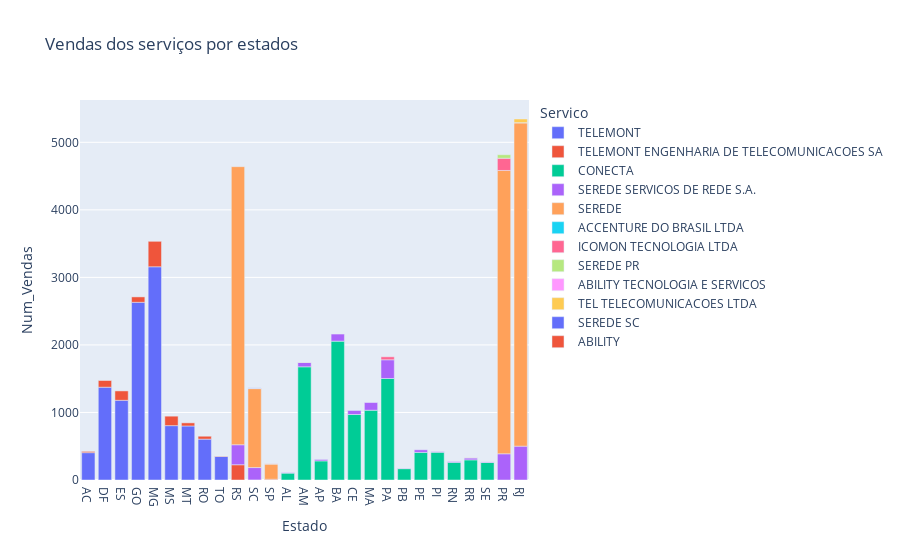

Notebook code for this chart:
### Markdown cell above
#### Como dito ateriormente, prestação de serviço rápido passa ao cliente uma visão de atenção, ele se sente especial. E os dados não dizem o contrario. Observe a empresa prestadora de serviço "Serede" no gráfico pizza perceba como ela se destaca no número de vendas, sendo responsavel por quase 40% das vendas. Agora olhe o gráfico anterior de media de duração de instalação por serviço, justamente a empresa que se destaca é a SEREDE, com a menor média de tempo para prestar serviço

### Code cell
vendas_servico_estado = df_analytics.groupby(['Estado', 'Servico'])['Num_Vendas'].sum().reset_index()

px.bar(vendas_servico_estado, x = 'Estado', y = 'Num_Vendas', color = 'Servico', title = 'Vendas dos serviços por estados')

### Figure 1 — Plotly figure (JSON) as saved in the notebook; plotly's stock layout.template omitted (floating-point values rounded to 4 significant figures)
{"data": [{"alignmentgroup": "True", "hovertemplate": "Servico=TELEMONT<br>Estado=%{x}<br>Num_Vendas=%{y}<extra></extra>", "legendgroup": "TELEMONT", "marker": {"color": "#636efa", "pattern": {"shape": ""}}, "name": "TELEMONT", "offsetgroup": "TELEMONT", "orientation": "v", "showlegend": true, "textposition": "auto", "type": "bar", "x": ["AC", "DF", "ES", "GO", "MG", "MS", "MT", "RO", "TO"], "xaxis": "x", "y": [405, 1374, 1180, 2631, 3157, 805, 800, 605, 349], "yaxis": "y"}, {"alignmentgroup": "True", "hovertemplate": "Servico=TELEMONT ENGENHARIA DE TELECOMUNICACOES SA<br>Estado=%{x}<br>Num_Vendas=%{y}<extra></extra>", "legendgroup": "TELEMONT ENGENHARIA DE TELECOMUNICACOES SA", "marker": {"color": "#EF553B", "pattern": {"shape": ""}}, "name": "TELEMONT ENGENHARIA DE TELECOMUNICACOES SA", "offsetgroup": "TELEMONT ENGENHARIA DE TELECOMUNICACOES SA", "orientation": "v", "showlegend": true, "textposition": "auto", "type": "bar", "x": ["AC", "DF", "ES", "GO", "MG", "MS", "MT", "RO", "RS", "SC", "SP", "TO"], "xaxis": "x", "y": [18, 99, 139, 80, 377, 140, 46, 43, 226, 1, 11, 6], "yaxis": "y"}, {"alignmentgroup": "True", "hovertemplate": "Servico=CONECTA<br>Estado=%{x}<br>Num_Vendas=%{y}<extra></extra>", "legendgroup": "CONECTA", "marker": {"color": "#00cc96", "pattern": {"shape": ""}}, "name": "CONECTA", "offsetgroup": "CONECTA", "orientation": "v", "showlegend": true, "textposition": "auto", "type": "bar", "x": ["AL", "AM", "AP", "BA", "CE", "MA", "PA", "PB", "PE", "PI", "RN", "RR", "SE"], "xaxis": "x", "y": [102, 1676, 283, 2056, 970, 1033, 1503, 168, 409, 411, 261, 298, 259], "yaxis": "y"}, {"alignmentgroup": "True", "hovertemplate": "Servico=SEREDE SERVICOS DE REDE S.A.<br>Estado=%{x}<br>Num_Vendas=%{y}<extra></extra>", "legendgroup": "SEREDE SERVICOS DE REDE S.A.", "marker": {"color": "#ab63fa", "pattern": {"shape": ""}}, "name": "SEREDE SERVICOS DE REDE S.A.", "offsetgroup": "SEREDE SERVICOS DE REDE S.A.", "orientation": "v", "showlegend": true, "textposition": "auto", "type": "bar", "x": ["AL", "AM", "AP", "BA", "CE", "MA", "PA", "PB", "PE", "PI", "PR", "RJ", "RN", "RR", "RS", "SC", "SE"], "xaxis": "x", "y": [7, 64, 21, 105, 64, 114, 277, 5, 38, 9, 388, 501, 12, 29, 296, 183, 9], "yaxis": "y"}, {"alignmentgroup": "True", "hovertemplate": "Servico=SEREDE<br>Estado=%{x}<br>Num_Vendas=%{y}<extra></extra>", "legendgroup": "SEREDE", "marker": {"color": "#FFA15A", "pattern": {"shape": ""}}, "name": "SEREDE", "offsetgroup": "SEREDE", "orientation": "v", "showlegend": true, "textposition": "auto", "type": "bar", "x": ["AM", "PR", "RJ", "RR", "RS", "SC", "SP"], "xaxis": "x", "y": [3, 4195, 4787, 2, 4117, 1169, 227], "yaxis": "y"}, {"alignmentgroup": "True", "hovertemplate": "Servico=ACCENTURE DO BRASIL LTDA<br>Estado=%{x}<br>Num_Vendas=%{y}<extra></extra>", "legendgroup": "ACCENTURE DO BRASIL LTDA", "marker": {"color": "#19d3f3", "pattern": {"shape": ""}}, "name": "ACCENTURE DO BRASIL LTDA", "offsetgroup": "ACCENTURE DO BRASIL LTDA", "orientation": "v", "showlegend": true, "textposition": "auto", "type": "bar", "x": ["CE"], "xaxis": "x", "y": [1], "yaxis": "y"}, {"alignmentgroup": "True", "hovertemplate": "Servico=ICOMON TECNOLOGIA LTDA<br>Estado=%{x}<br>Num_Vendas=%{y}<extra></extra>", "legendgroup": "ICOMON TECNOLOGIA LTDA", "marker": {"color": "#FF6692", "pattern": {"shape": ""}}, "name": "ICOMON TECNOLOGIA LTDA", "offsetgroup": "ICOMON TECNOLOGIA LTDA", "orientation": "v", "showlegend": true, "textposition": "auto", "type": "bar", "x": ["PA", "PR", "SC"], "xaxis": "x", "y": [44, 181, 6], "yaxis": "y"}, {"alignmentgroup": "True", "hovertemplate": "Servico=SEREDE PR<br>Estado=%{x}<br>Num_Vendas=%{y}<extra></extra>", "legendgroup": "SEREDE PR", "marker": {"color": "#B6E880", "pattern": {"shape": ""}}, "name": "SEREDE PR", "offsetgroup": "SEREDE PR", "orientation": "v", "showlegend": true, "textposition": "auto", "type": "bar", "x": ["PR", "SC"], "xaxis": "x", "y": [52, 1], "yaxis": "y"}, {"alignmentgroup": "True", "hovertemplate": "Servico=ABILITY TECNOLOGIA E SERVICOS<br>Estado=%{x}<br>Num_Vendas=%{y}<extra></extra>", "legendgroup": "ABILITY TECNOLOGIA E SERVICOS", "marker": {"color": "#FF97FF", "pattern": {"shape": ""}}, "name": "ABILITY TECNOLOGIA E SERVICOS", "offsetgroup": "ABILITY TECNOLOGIA E SERVICOS", "orientation": "v", "showlegend": true, "textposition": "auto", "type": "bar", "x": ["RJ", "SP"], "xaxis": "x", "y": [3, 1], "yaxis": "y"}, {"alignmentgroup": "True", "hovertemplate": "Servico=TEL TELECOMUNICACOES LTDA<br>Estado=%{x}<br>Num_Vendas=%{y}<extra></extra>", "legendgroup": "TEL TELECOMUNICACOES LTDA", "marker": {"color": "#FECB52", "pattern": {"shape": ""}}, "name": "TEL TELECOMUNICACOES LTDA", "offsetgroup": "TEL TELECOMUNICACOES LTDA", "orientation": "v", "showlegend": true, "textposition": "auto", "type": "bar", "x": ["RJ"], "xaxis": "x", "y": [54], "yaxis": "y"}, {"alignmentgroup": "True", "hovertemplate": "Servico=SEREDE SC<br>Estado=%{x}<br>Num_Vendas=%{y}<extra></extra>", "legendgroup": "SEREDE SC", "marker": {"color": "#636efa", "pattern": {"shape": ""}}, "name": "SEREDE SC", "offsetgroup": "SEREDE SC", "orientation": "v", "showlegend": true, "textposition": "auto", "type": "bar", "x": ["SC"], "xaxis": "x", "y": [4], "yaxis": "y"}, {"alignmentgroup": "True", "hovertemplate": "Servico=ABILITY<br>Estado=%{x}<br>Num_Vendas=%{y}<extra></extra>", "legendgroup": "ABILITY", "marker": {"color": "#EF553B", "pattern": {"shape": ""}}, "name": "ABILITY", "offsetgroup": "ABILITY", "orientation": "v", "showlegend": true, "textposition": "auto", "type": "bar", "x": ["SP"], "xaxis": "x", "y": [2], "yaxis": "y"}], "layout": {"autosize": true, "barmode": "relative", "legend": {"title": {"text": "Servico"}, "tracegroupgap": 0}, "title": {"text": "Vendas dos serviços por estados"}, "xaxis": {"anchor": "y", "autorange": true, "domain": [0, 1], "range": [-0.5, 26.5], "title": {"text": "Estado"}, "type": "category"}, "yaxis": {"anchor": "x", "autorange": true, "domain": [0, 1], "range": [0, 5626.0], "title": {"text": "Num_Vendas"}, "type": "linear"}}}
